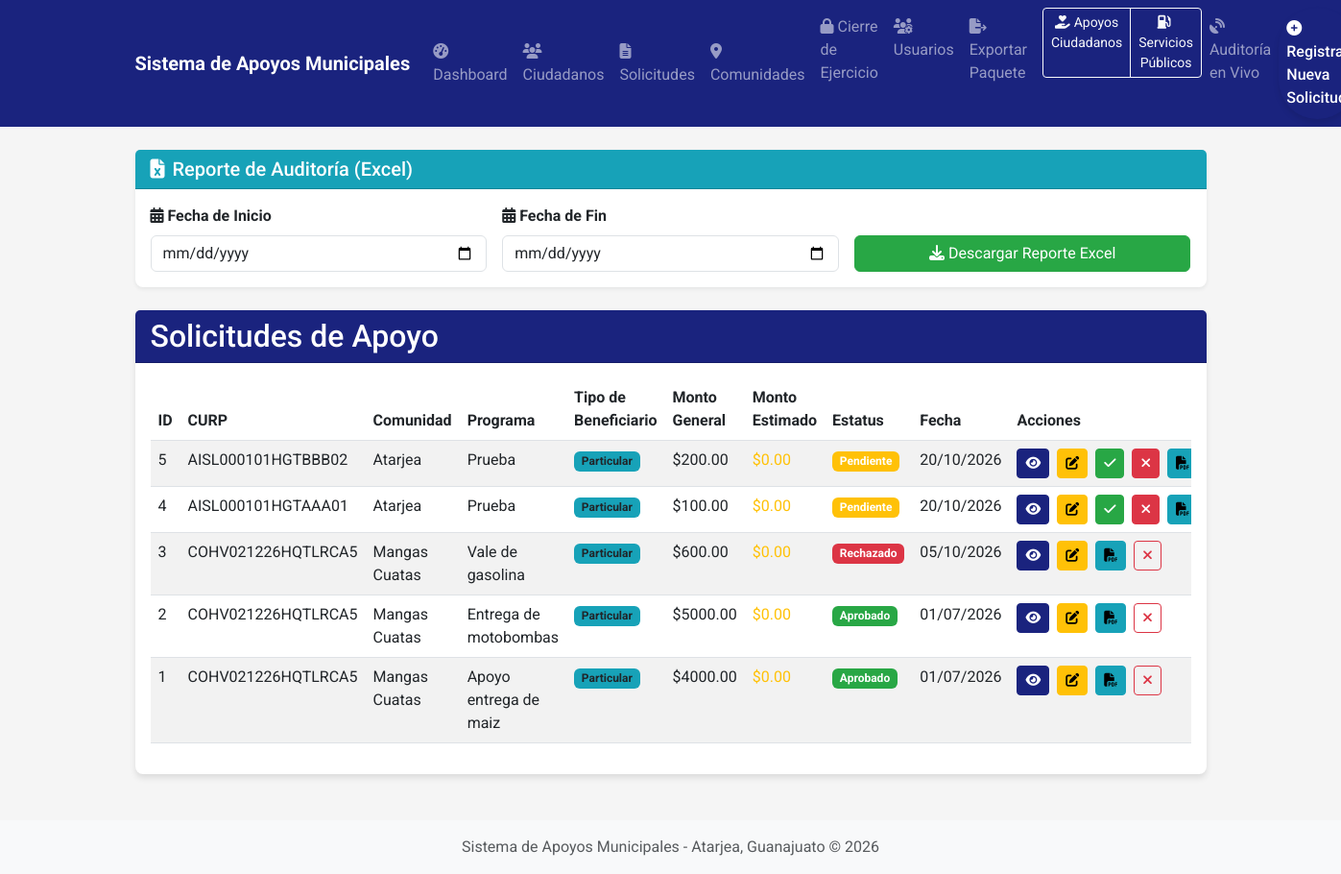
/solicitudes (signed in), run on an earlier commit of the app's database.
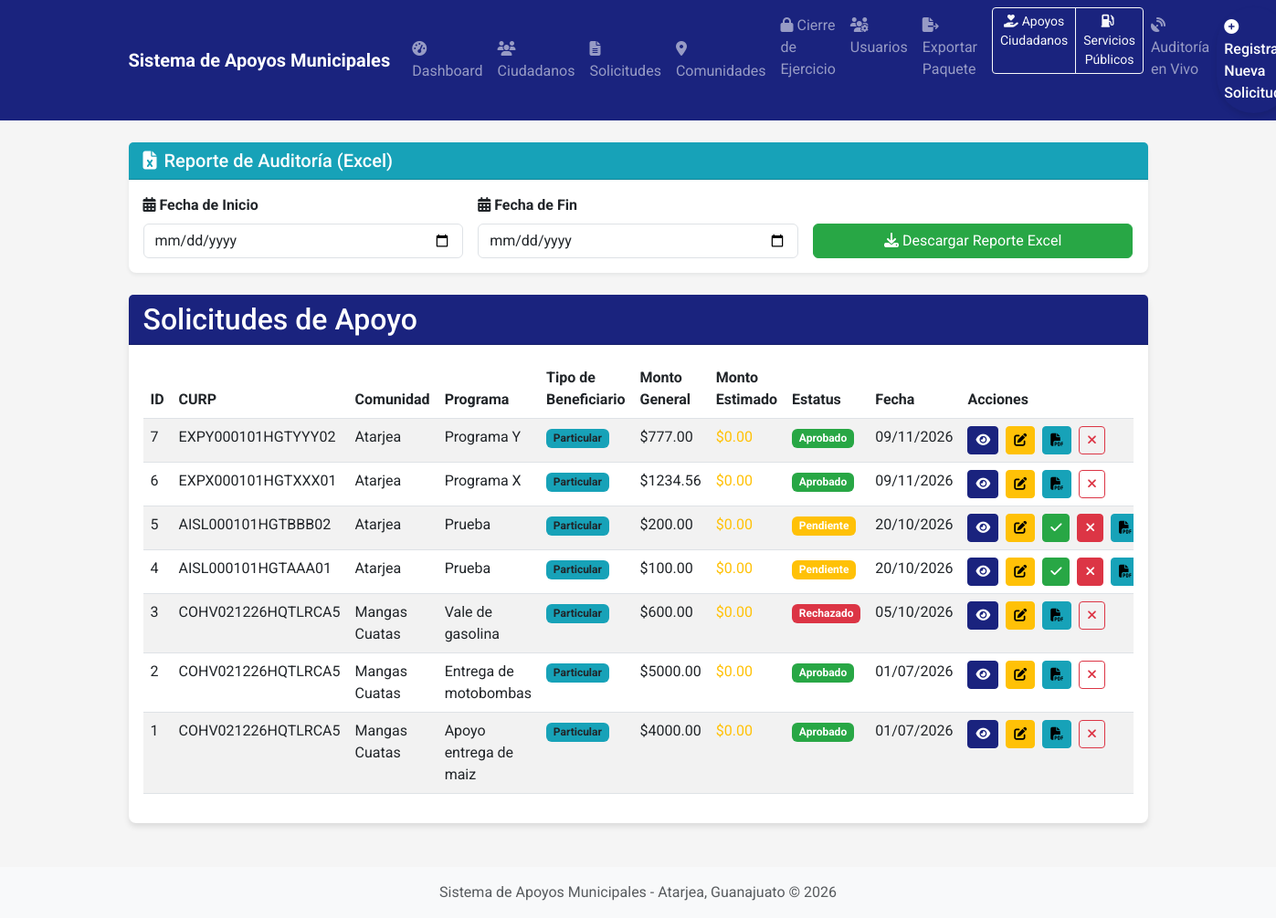
And on a later commit of the database.
### app/models.py (models this page shows, shortened)
class Solicitud(db.Model):
    __tablename__ = 'solicitudes'
    id = db.Column(db.Integer, primary_key=True)
    folio = db.Column(db.String(20), unique=True, nullable=True)  # Folio único generado automáticamente
    CURP = db.Column(db.String(18), db.ForeignKey('ciudadanos.CURP'), nullable=False)
    Comunidad = db.Column(db.String(100), nullable=False)
    Programa = db.Column(db.String(100), nullable=False)
    Tipo_Apoyo = db.Column(db.String(100), nullable=False, default=TipoApoyoEnum.ALIMENTARIO.value)
    Monto = db.Column(db.Numeric(10, 2), nullable=True)  # Monto total (calculado automáticamente a partir del desglose por fuente)
    Monto_Federal = db.Column(db.Numeric(10, 2), nullable=True, default=0)
    Monto_Estatal = db.Column(db.Numeric(10, 2), nullable=True, default=0)
    Monto_Municipal = db.Column(db.Numeric(10, 2), nullable=True, default=0)
    Monto_Beneficiario = db.Column(db.Numeric(10, 2), nullable=True, default=0)
    Monto_Estimado = db.Column(db.Numeric(10, 2), nullable=True, default=0)
    Tipo_Beneficiario = db.Column(db.String(20), nullable=True, default=TipoBeneficiarioEnum.PARTICULAR.value)
    Dependencia = db.Column(db.String(100), nullable=True)  # Campo legacy
    dependencia_id = db.Column(db.Integer, db.ForeignKey('dependencias.id'), nullable=True)
    usuario_id = db.Column(db.Integer, db.ForeignKey('usuarios.id'), nullable=True)
    Fecha_Solicitud = db.Column(db.DateTime, default=datetime.utcnow)
    Estatus = db.Column(db.String(20), default=EstatusEnum.PENDIENTE.value)
    usuario_autorizador = db.Column(db.Integer, db.ForeignKey('usuarios.id'), nullable=True)
    puesto_autorizador = db.Column(db.String(100), nullable=True)
    usuario = db.relationship('Usuario', foreign_keys=[usuario_id], backref='solicitudes_creadas')
    autorizador = db.relationship('Usuario', foreign_keys=[usuario_autorizador], backref='solicitudes_autorizadas')
    adjuntos = db.relationship('AdjuntoSolicitud', backref='solicitud_relacion', lazy=True, cascade="all, delete-orphan")

### app/routes.py (the view)
@main.route('/solicitudes')
@login_required
def solicitudes():
    try:
        poblar_datos_demo()
        solicitudes = filtrar_solicitudes_por_rol().order_by(Solicitud.Fecha_Solicitud.desc()).all()
        return render_template('solicitudes.html', solicitudes=solicitudes, es_admin=current_user.es_admin())
    except Exception as e:
        db.session.rollback()
        current_app.logger.error(f"Error en solicitudes: {str(e)}")
        return "Error temporal: datos no disponibles"

### app/models.py (called while the page is built)
    def es_admin(self):
        return (self.rol or '').lower() == RolUsuario.ADMIN.value.lower()

    def es_servicios_publicos(self):
        return (self.rol or '').lower() == RolUsuario.SERVICIOS_PUBLICOS.value.lower()

    def puede_cerrar_ejercicio(self):
        return self.es_admin() or self.es_presidente()

    def tiene_vision_total(self):
        return self.es_admin() or self.es_presidente()

### app/routes.py (called while the page is built)
def poblar_datos_demo():
    pass

### templates/solicitudes.html (shortened to what the changed rows need)
{% extends "layout.html" %}
{% block content %}
<div class="container mt-4">
    <div class="card mb-4">
        <div class="card-header bg-primary text-white">
            <h2 class="mb-0">Solicitudes de Apoyo</h2>
        </div>
        <div class="card-body">
            <div class="table-responsive">
                <table class="table table-striped table-hover">
                    <thead>
                        <tr>
                            <th>ID</th>
                            <th>CURP</th>
                            <th>Comunidad</th>
                            <th>Programa</th>
                            <th>Tipo de Beneficiario</th>
                            <th>Monto General</th>
                            <th>Monto Estimado</th>
                            <th>Estatus</th>
                            <th>Fecha</th>
                            <th>Acciones</th>
                        </tr>
                    </thead>
                    <tbody>
                        {% for solicitud in solicitudes %}
                        <tr>
                            <td>{{ solicitud.id }}</td>
                            <td>{{ solicitud.CURP }}</td>
                            <td>{{ solicitud.Comunidad }}</td>
                            <td>{{ solicitud.Programa }}</td>
                            <td><span class="badge bg-info text-dark">{{ solicitud.Tipo_Beneficiario or 'Particular' }}</span></td>
                            <td>${{ "%.2f"|format(solicitud.Monto|default(0)) }}</td>
                            <td class="text-warning">${{ "%.2f"|format(solicitud.Monto_Estimado|default(0)) }}</td>
                            <td>
                                <span class="badge {% if solicitud.Estatus == 'Aprobado' %}bg-success{% elif solicitud.Estatus == 'Rechazado' %}bg-danger{% elif solicitud.Estatus == 'Otorgado' %}bg-primary{% else %}bg-warning{% endif %}">
                                    {{ solicitud.Estatus }}
                                </span>
                            </td>
                            <td>{{ solicitud.Fecha_Solicitud.strftime('%d/%m/%Y') if solicitud.Fecha_Solicitud else 'N/A' }}</td>
                            <td>
                                    <div class="d-flex gap-2">
                                        <a href="{{ url_for('main.expediente', solicitud_id=solicitud.id) }}" class="btn btn-sm btn-primary" title="Ver expediente">
                                            <i class="fas fa-eye"></i>
                                        </a>
                                        {% if current_user.tiene_vision_total() or (current_user.es_director() and solicitud.dependencia_id == current_user.dependencia_id) %}
                                        <a href="{{ url_for('main.editar_solicitud', solicitud_id=solicitud.id) }}" class="btn btn-sm btn-warning" title="Editar montos y estatus">
                                            <i class="fas fa-edit"></i>
                                        </a>
                                        {% endif %}
                                        {% if solicitud.Estatus == 'Pendiente' and (current_user.es_admin() or current_user.es_director()) %}
                                            <form action="{{ url_for('main.cambiar_estatus_solicitud', solicitud_id=solicitud.id, nuevo_estatus='Aprobado') }}" method="POST" style="display: inline;">
                                                <button type="submit" class="btn btn-sm btn-success" onclick="return confirm('¿Autorizar solicitud #{{ solicitud.id }}?')">
                                                    <i class="fas fa-check"></i>
                                                </button>
                                            </form>
                                            <form action="{{ url_for('main.cambiar_estatus_solicitud', solicitud_id=solicitud.id, nuevo_estatus='Rechazado') }}" method="POST" style="display: inline;">
                                                <button type="submit" class="btn btn-sm btn-danger" onclick="return confirm('¿Rechazar solicitud #{{ solicitud.id }}?')">
                                                    <i class="fas fa-times"></i>
                                                </button>
                                            </form>
                                        {% endif %}
                                        <a href="{{ url_for('main.generar_reporte_pdf', solicitud_id=solicitud.id) }}" class="btn btn-sm btn-info" title="Generar Reporte PDF">
                                            <i class="fas fa-file-pdf"></i>
                                        </a>
                                        {% if current_user.tiene_vision_total() or (current_user.es_director() and solicitud.dependencia_id == current_user.dependencia_id) %}
                                        <form action="{{ url_for('main.eliminar_solicitud', solicitud_id=solicitud.id) }}" method="POST" style="display: inline;">
                                            <button type="submit" class="btn btn-sm btn-outline-danger" title="Eliminar definitivamente"
                                                    onclick="return confirm('¿ELIMINAR PERMANENTEMENTE la solicitud #{{ solicitud.id }} (folio {{ solicitud.folio or solicitud.id }})?\n\nEsta acción NO es reversible y borrará también sus documentos adjuntos.');">
                                                <i class="fas fa-times"></i>
                                            </button>
                                        </form>
                                        {% endif %}
                                    </div>
                            </td>
                        </tr>
                        {% else %}
                        <tr>
                            <td colspan="10" class="text-center">No hay solicitudes registradas</td>
                        </tr>
                        {% endfor %}
                    </tbody>
                </table>
            </div>
        </div>
    </div>
</div>
{% endblock %}

What changed in the data, as far as the page shows it:
added Solicitud: id "7", CURP "EXPY000101HGTYYY02", Comunidad "Atarjea", Programa "Programa Y", Tipo_Beneficiario "Particular", Monto "777.00", Monto_Estimado "0.00", Estatus "Aprobado", Fecha_Solicitud "09/11/2026"
added Solicitud: id "6", CURP "EXPX000101HGTXXX01", Comunidad "Atarjea", Programa "Programa X", Tipo_Beneficiario "Particular", Monto "1234.56", Monto_Estimado "0.00", Estatus "Aprobado", Fecha_Solicitud "09/11/2026"
